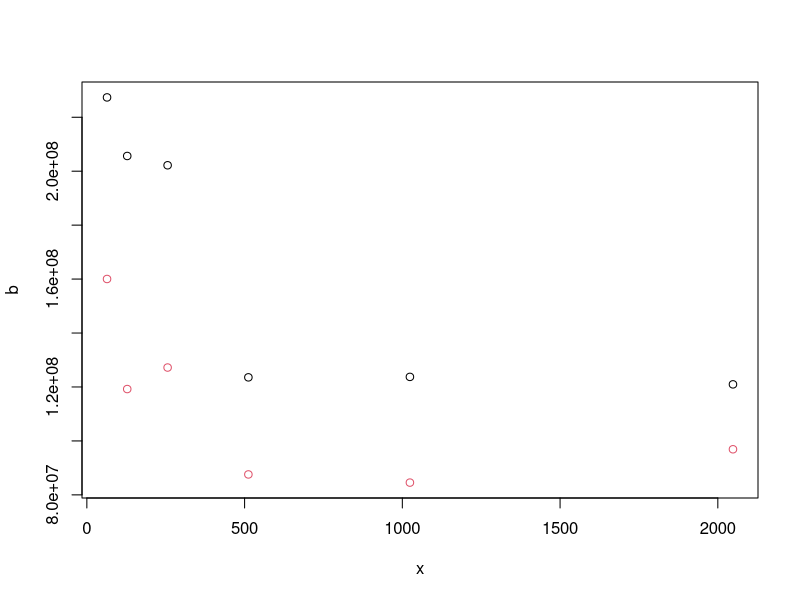
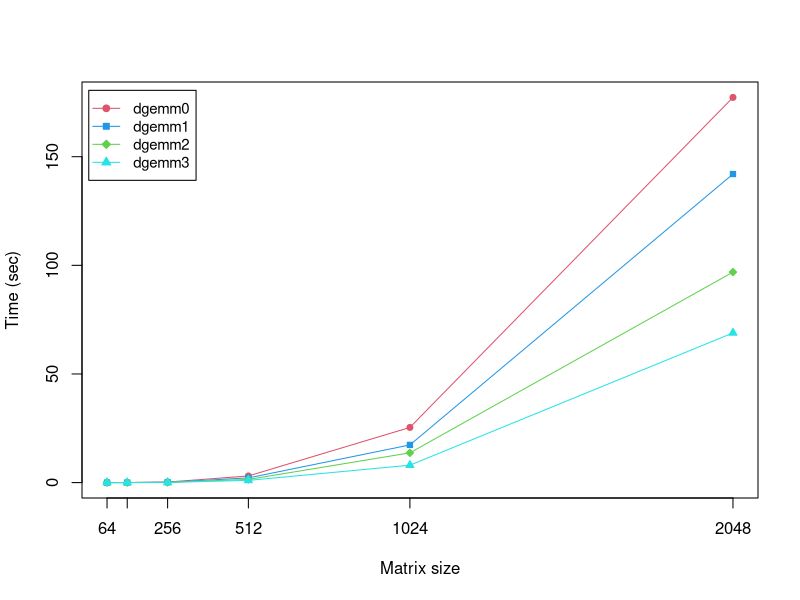

Generate these figures, in order, with R:
data <- read.csv('results3.tsv', sep = '\t', header = FALSE)
x <- c(64, 128, 256, 512, 1024, 2048)
cex <- 0.8
bg <- 2
pch <- 21
pdf('plot.pdf')
plot(x, data$V1,ylab='Time (sec)',xlab='Matrix size',type='l',axes=F,col=bg)
points(x,data$V1,cex=cex,pch=pch,bg=bg,col=bg)
bg <- 4
pch <- 22
lines(x, data$V2,col=bg)
points(x,data$V2,cex=cex,pch=pch,bg=bg,col=bg)
bg <- 3
pch <- 23
lines(x, data$V3,col=bg)
points(x,data$V3,cex=cex,pch=pch,bg=bg,col=bg)
bg <- 5
pch <- 24
lines(x, data$V4,col=bg)
points(x,data$V4,cex=cex,pch=pch,bg=bg,col=bg)
box()
axis(1,at=x,labels=x)
axis(2)
legend('topleft', legend=c("dgemm0","dgemm1","dgemm2","dgemm3"),
       inset=c(0.01,0.02),col=c(2,4,3,5),lty=c(1,1,1,1),
       pch=21:24,pt.bg=c(2,4,3,5), cex=0.9)
dev.off()

#perf1 <- data.frame(dgemm0=data$V1,gflops0=x,dgemm1=data$V2,gflops1=x)
a = (2 * x ^ 3) / data$V1
b = (2 * x ^ 3) / data$V2
plot(x,b, ylim = c(84548990,227358196))
points(x,a,col=2)
